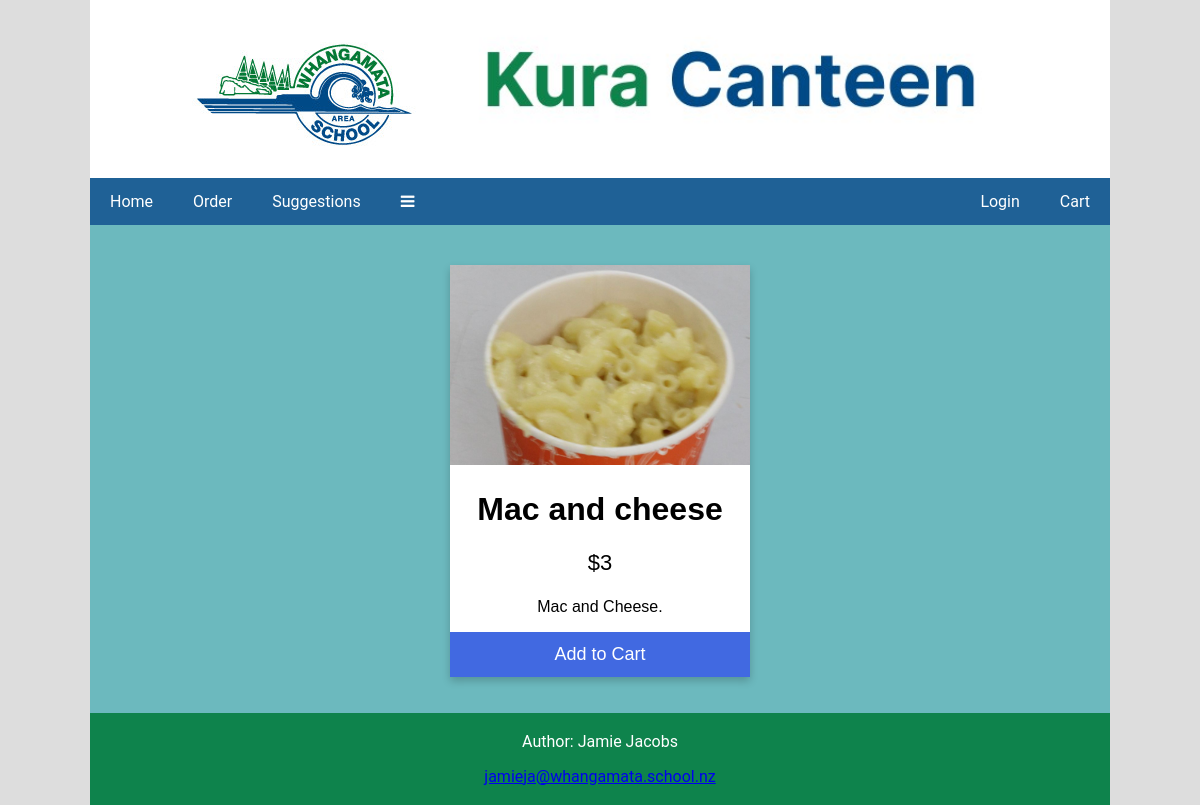
Screenshot of /product.php?id=1 with the database file from the repository.
### tables this page shows
CREATE TABLE `items` (
  `id` int(11) NOT NULL,
  `name` varchar(100) NOT NULL,
  `price` decimal(10,0) NOT NULL,
  `description` text NOT NULL,
  `image` varchar(50) NOT NULL
);

### product.php (the view, shortened to what this page needs)
<!DOCTYPE html>
<html lang="en">
<head>
<link href="css/style.css" rel="stylesheet" type="text/css">
<link rel="stylesheet" href="https://cdnjs.cloudflare.com/ajax/libs/font-awesome/4.7.0/css/font-awesome.min.css">
</head>
<body>
      <div class="wrapper">
<div class="header">
    <a href="#default" class="logo"> <img src="images/logo.jpg" alt="Whangamata's area school logo"></a>
  <img src="images/heading.jpg" alt="" width="60%">
</div>
<?php
include "navbar.php";
          if(isset($_GET['id'])) {
    $id = $_GET['id'];}
    require_once 'setup.php';
    $sql = "SELECT * FROM items where id=$id";
    $stmt = mysqli_prepare($conn, $sql);
mysqli_stmt_execute($stmt);
 $result = mysqli_stmt_get_result($stmt);
if (mysqli_num_rows($result) > 0) {
  $row = mysqli_fetch_assoc($result);
        $name = $row['name'];
        $price = $row['price'];
        $description = $row['description'];
        $image = $row['image'];
}
?>
<div class="row">
  <div class="main">
       <div class="wrapper">
<div class="card">
  <img src="images/<?php print $image; ?>" alt="<?php print $description; ?>" style="width:100%">
  <h1><?php print $name; ?></h1>
  <p class="price">$<?php print $price; ?></p>
  <p><?php print $description; ?>.</p>
  <form action="buynow.php" method="POST" >
  <p><button>Add to Cart</button></p>
       </form>
</div>
</div>
</div>
</div>
<?php
include "footer.php";
?>
    </div>
</body>
</html>

### css/style.css (style rules this page uses)
body { margin: auto; padding: 0; background-color: #dddddd; }
.wrapper { width: 85%; margin:auto; clear: both; overflow: hidden; }
.header { padding: 20px; text-align: center; background: #ffffff; color: black; margin: auto; }
* { box-sizing: border-box; }
.row { display: flex; flex-wrap: wrap; }
.main { flex: 70%; background-color: #6CB9BE; padding: 20px; text-align: center; }

### product.php (style rules this page uses)
.card { box-shadow: 0 4px 8px 0 rgba(0, 0, 0, 0.2); max-width: 300px; margin: auto; text-align: center; font-family: arial; background-color: white }
.price { color: black; font-size: 22px; }
.card button { border: none; outline: 0; padding: 12px; color: white; background-color: royalblue; text-align: center; cursor: pointer; width: 100%; font-size: 18px; }

### rows the page displays
items: image (picture), name "Mac and cheese", price "3", description "Mac and Cheese"
